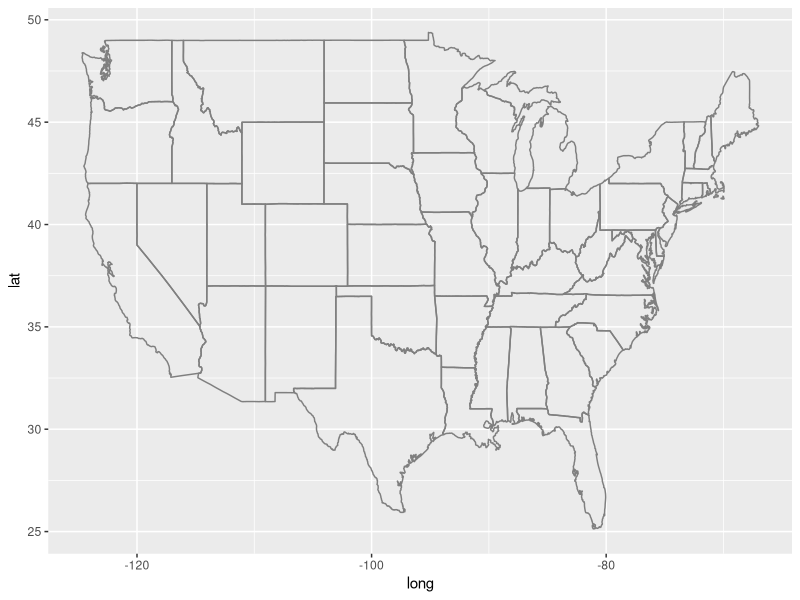
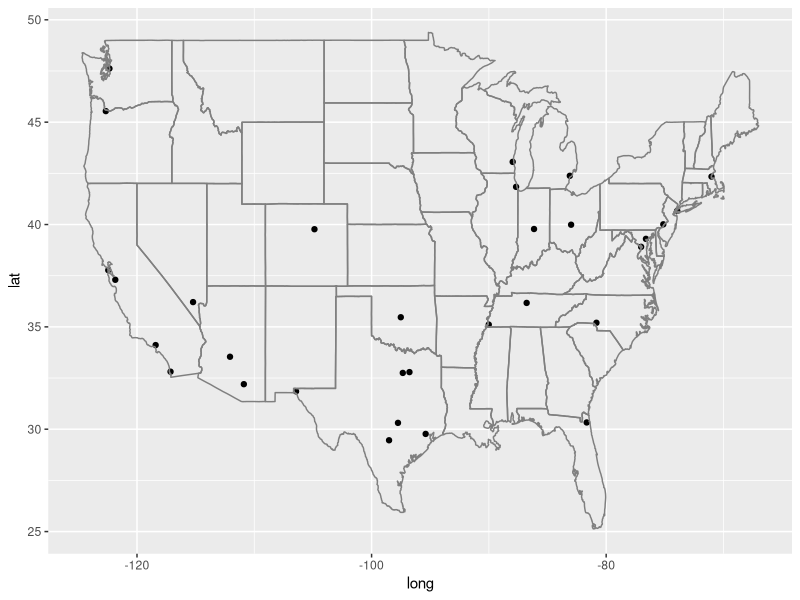
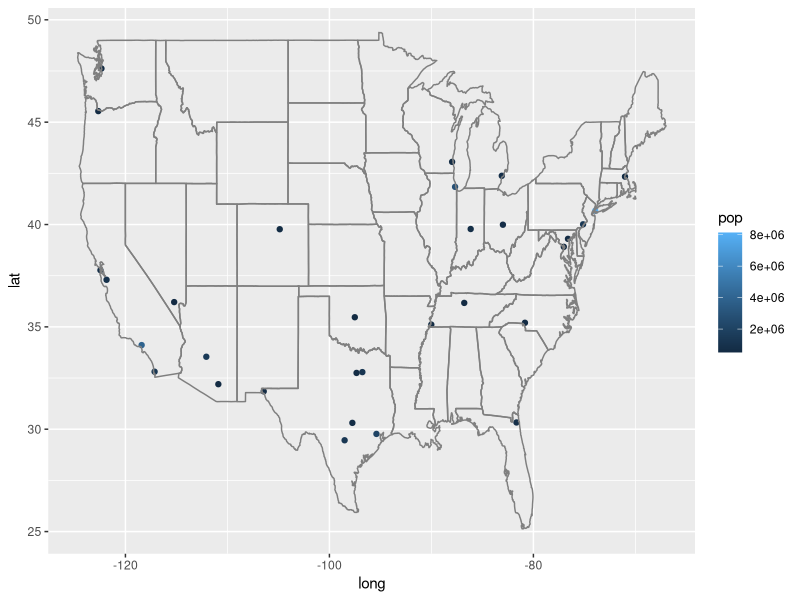
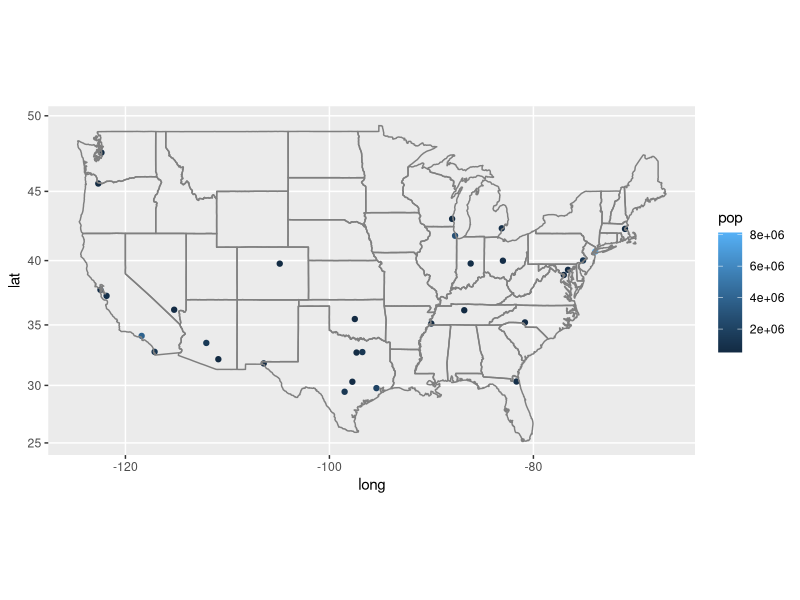

These charts were generated, in order, by the following R code:
## ---- chunk 1
library(ggplot2)
library(maps)
ggplot() +
  borders("state")
## ---- chunk 2
data(us.cities)
knitr::kable(head(us.cities))
## ---- chunk 3
us.cities <- subset(us.cities, pop > 500000)
ggplot(us.cities, aes(x = long, y = lat)) +
  geom_point()+
  borders("state")
## ---- chunk 4
us.cities <- subset(us.cities, pop > 500000)
ggplot(us.cities, aes(x = long, y = lat)) +
  geom_point(aes(color = pop))+
  borders("state")
## ---- chunk 5
library(mapproj)
ggplot(us.cities, aes(x = long, y = lat)) +
  geom_point(aes(color = pop))+
  borders("state")+
  coord_map()
